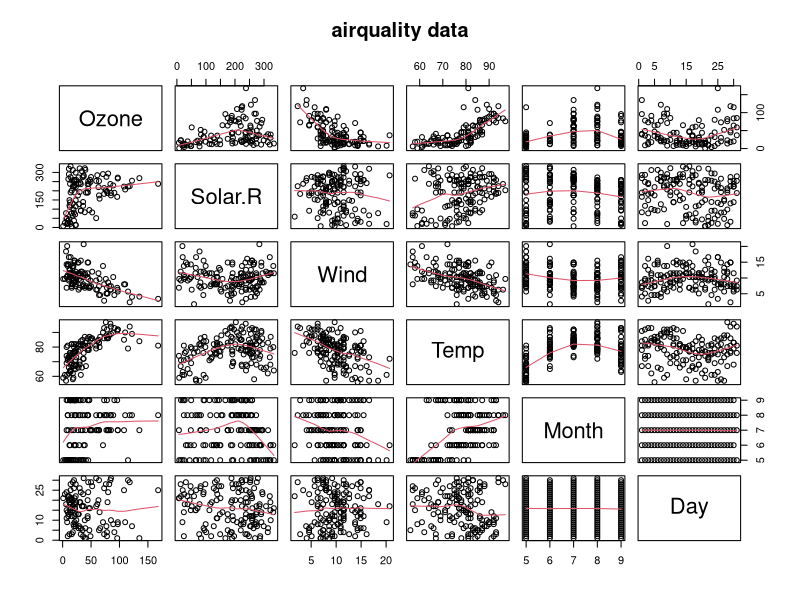
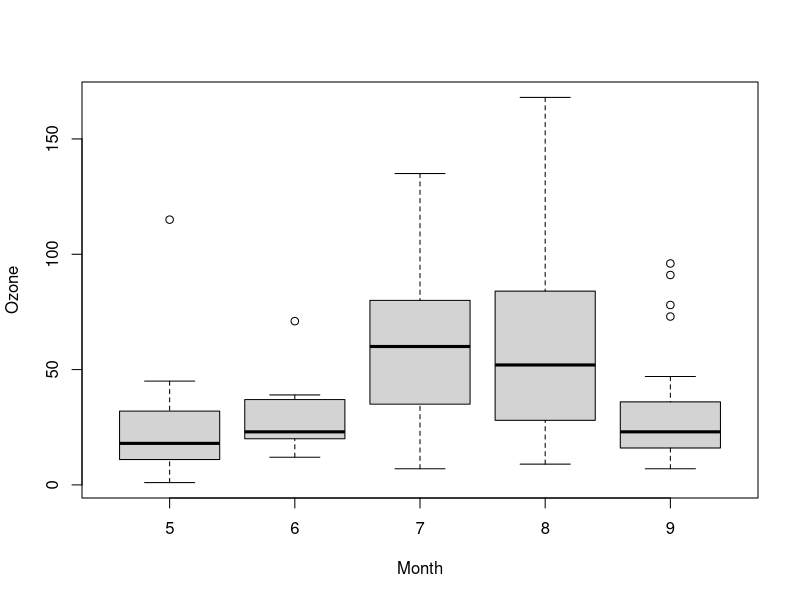
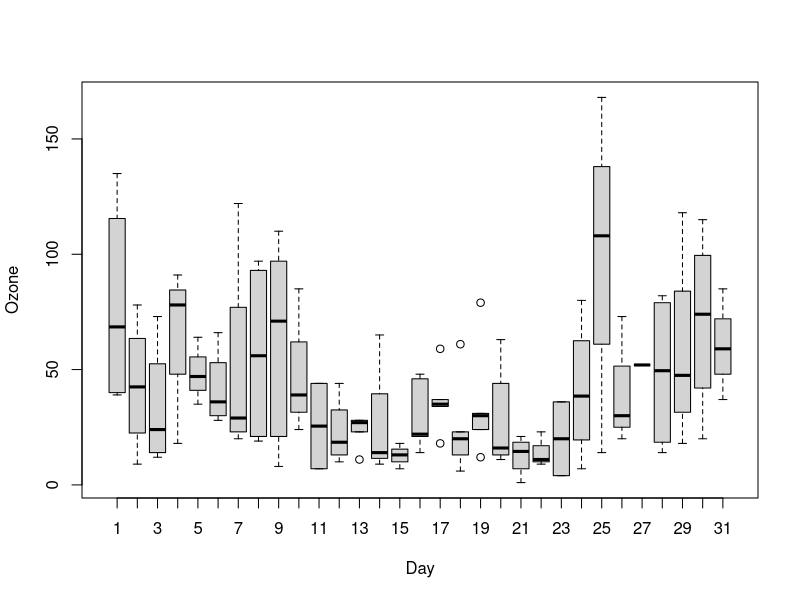
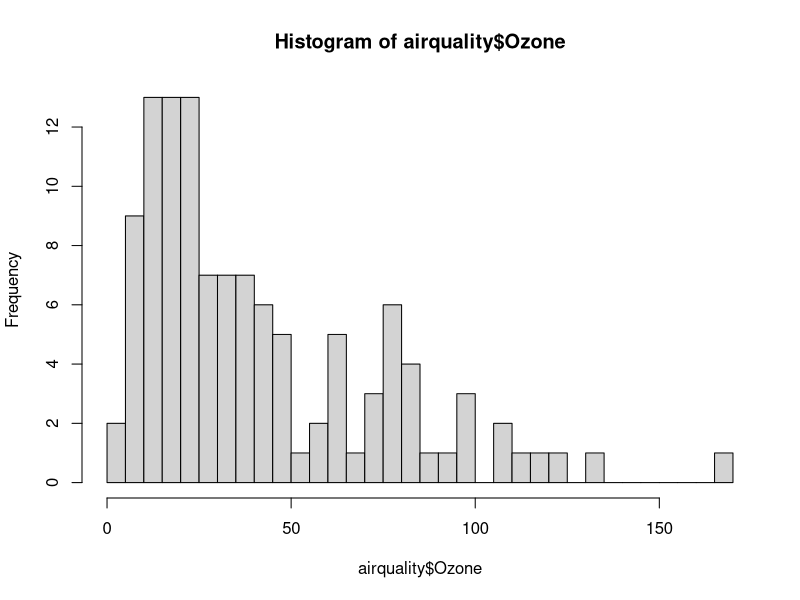
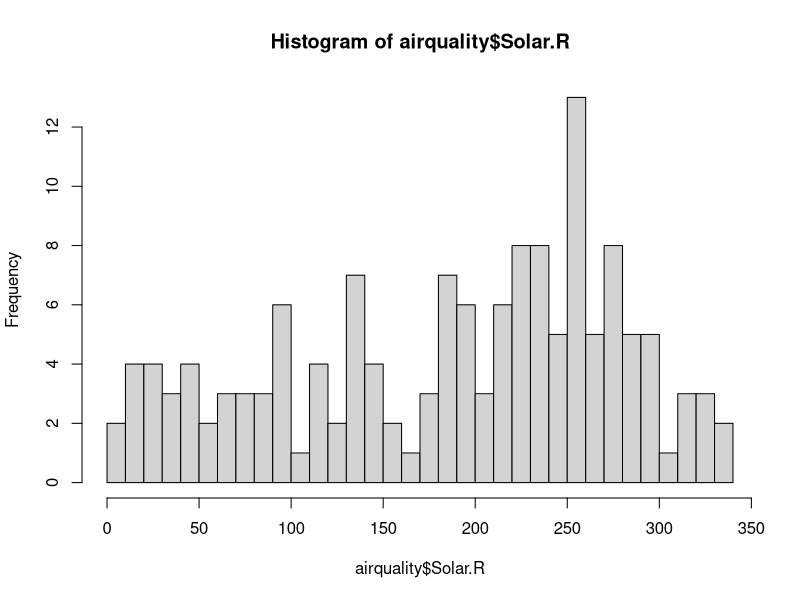
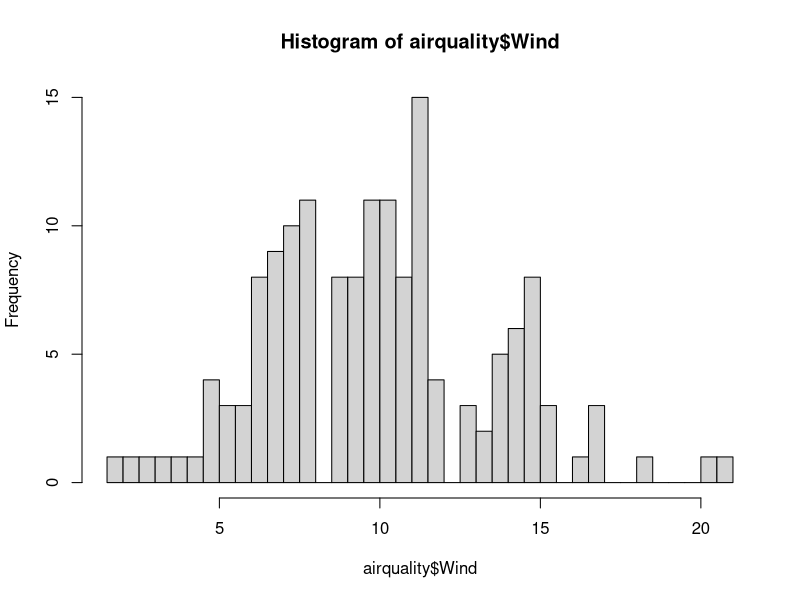
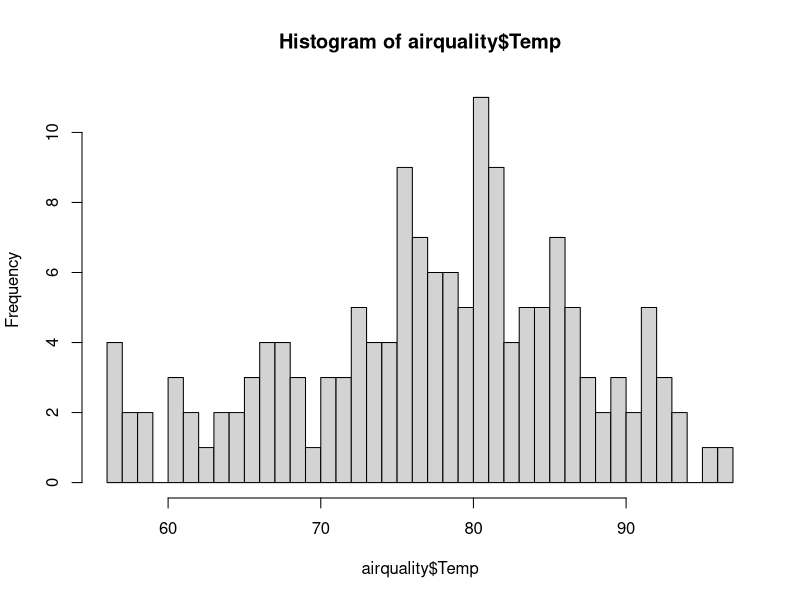
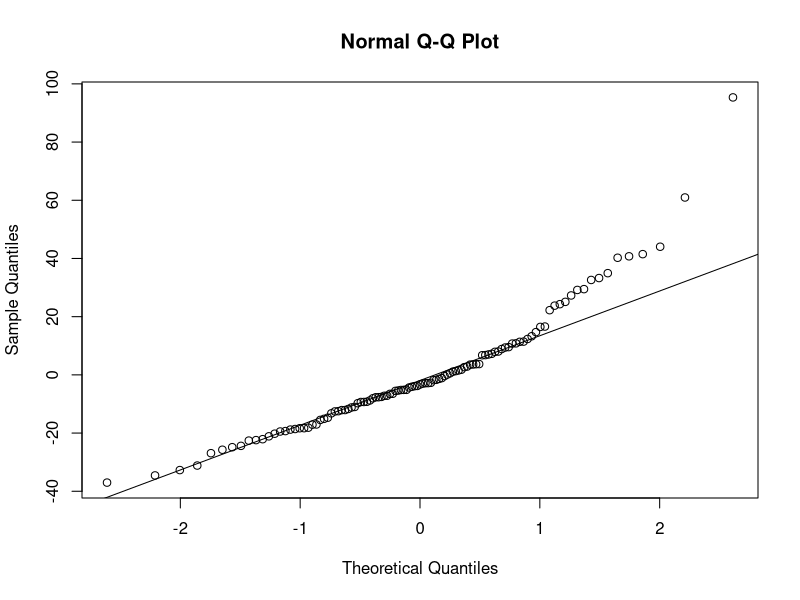

These figures' R source, in order:
# Answer script for self-guided practical 1 

## PLEASE DON'T READ THIS UNTIL YOU HAVE COMPLETED THE PRACTICAL QUESTIONS

# The tasks of this practical are to:
# Load in some data
# Create some plots
# Fits some models (linear regression, a binary logistic regression, a Poisson generalised linear model)


# Set-up ------------------------------------------------------------------

# Clear the workspace and set the working directory
rm(list = ls())
#setwd('path/to/your/files') # Change this to be the path to your data directory

# Load in any necessary packages
library(MASS)


# Data set 1: airquality --------------------------------------------------

# The airquality data set is included with R. You can get at it simply by typing airquality at the R command prompt

# Let's suppose we're interested in predicting the variable Ozone from the other variables

# 1. First create some plots of the variables and make sure you understand the relationship between them
# Hint: A good start can be found in the help(airquality) file (see the example at the bottom), though that plot isn't very helpful for visualisation of the month and day variables, nor for visualising the shape of individual variables (e.g. using hist)

pairs(airquality, panel = panel.smooth, main = "airquality data")

# Other plots:
boxplot(Ozone ~ Month, data = airquality)
boxplot(Ozone ~ Day, data = airquality)

# Histograms
hist(airquality$Ozone, breaks = 30) # Very skewed
hist(airquality$Solar.R, breaks = 30) # The rest look ok
hist(airquality$Wind, breaks = 30)
hist(airquality$Temp, breaks = 30)

# 2. Fit a linear regression model using lm with Ozone as the response and the other variables as covariates. Use the summary method to interpret your findings. (Note that R here is automatically removing rows with missing variables)
mod_1 = lm(Ozone ~ ., data = airquality)
summary(mod_1)
# Looks ok as a model. Only day seems unimportant. However, these are both included as linear covariates so not much sense in including them this way

# 3. Have a look at the residuals of the model (e.g. histograms and qq-plots). Does the model fit well? 
qqnorm(mod_1$residuals)
qqline(mod_1$residuals) # Really not good - very skewed
hist(mod_1$residuals, breaks = 30)

# 4. Try another model but this time using the log of Ozone instead. Does it fit better?
airquality$log_Ozone = log(airquality$Ozone)
mod_2 = lm(log_Ozone ~ Solar.R + Wind + Temp + Month + Day, data = airquality)
summary(mod_2) # Month no longer important. Slightly better model fit by R-sq

# Residuals
qqnorm(mod_2$residuals)
qqline(mod_2$residuals) # All good but one dodgy observation!
hist(mod_2$residuals, breaks = 30)

# 5. Identify the one strange observation and see if you can work out what happened that day
airquality[as.integer(names(which.min(mod_2$residuals))),]
# Compare with summary(airquality) - average Ozone value, but very high Solar.R, low temperature

# 6. You can get the AIC of this model with e.g. AIC(my_model). Try some more models and see if you can get a better fit. Some ideas might include: interactions between terms (e.g. include + Wind*Temp), quadratic functions (e.g. include + I(Wind^2)), and changing month and day to be factor rather than numerical variables. 
AIC(mod_2)

# I haven't done all the above but here's a model with month and day included as factors
airquality$Month_fac = as.factor(airquality$Month)
airquality$Day_fac = as.factor(airquality$Day)
mod_3 = lm(log_Ozone ~ Solar.R + Wind + Temp + Month_fac + Day_fac, data = airquality)
summary(mod_3) # Month seems almost completely unimportant, and day seems to be over-fitting
qqnorm(mod_3$residuals)
qqline(mod_3$residuals) # OK but still one odd obs
hist(mod_3$residuals, breaks = 30)
AIC(mod_3) # Much worse than mod_2


# Data set 2: Horseshoe ---------------------------------------------------

# 1. Load in the horseshoe.csv data set from the data directory and familiarise yourself with the data structure from the data_description.txt file

horseshoe = read.csv('horseshoe.csv')

# 2. Turn the color and spine variables into factors with their proper names
horseshoe$color = factor(horseshoe$color, labels = c('light medium', 'medium', 'dark medium', 'dark'))
horseshoe$spine = factor(horseshoe$spine, labels = c('both good', 'one worn or broken', 'both worn or broken'))

# 2. Familiarise yourself by plotting the data and exploring the structure between the variables
pairs(horseshoe, panel = panel.smooth, main = "horseshoe data")
plot(horseshoe$width, horseshoe$satell) # Looks like a slight increasing relaitonship with width
plot(horseshoe$weight, horseshoe$satell) # 2 strange observations
plot(horseshoe$weight, horseshoe$width) # A few odd obs here

# 3. Create a binary variable which contains only whether the satellite variable is >0 or not. We will use this as our response variable. Create a plot which shows the relationship of this variable with width.

horseshoe$satell_bin = as.integer(horseshoe$satell>0)
boxplot(horseshoe$width ~ horseshoe$satell_bin)

# 4. Fit a binomial glm (a logistic regression) with the binary variable as the repsonse and width as a covariate. Summarise your findings
mod_4 = glm(satell_bin ~ width, family = binomial(link = 'logit'), data = horseshoe)
summary(mod_4) # Highly significant fit AIC 198.45

# 5. Create plot of the fitted values on top of a scatter plot of the data (hint: width on x-axis, binary reponse variable on y-axis)
plot(horseshoe$width, horseshoe$satell_bin)
points(horseshoe$width, mod_4$fitted.values, col = 'red')

# 6. Try fitting some more models to the data with more variables (and perhaps interactions) to see if you can get the AIC lower. Compare your new models' fitted values to the first model

# Here's a model with width and weight and spine condition
mod_5 = glm(satell_bin ~ width + weight + spine, family = binomial(link = 'logit'), data = horseshoe)
summary(mod_5) # AIC a bit worse 203.97

# Data set 3: Horseshoe (again) -------------------------------------------

# 1. This time fit a Poisson GLM to the horseshoe data, using the original number of satellites rather than the binary version you fitted previously. Again use width as the sole covariate, and again plot the fitted values

mod_6 = glm(satell ~ width, family = poisson(link = 'log'), data = horseshoe)
summary(mod_6) # Width clearly important, AIC 827.18

plot(horseshoe$width, horseshoe$satell)
points(horseshoe$width, mod_6$fitted.values, col = 'red') # Non-linear increasing relationship with width

# 2. Now try a model with all of the covariates (make sure not to include the binary variable you created before). Summarise and see if there's any improvement. You might notice that more variables are important (compared to the previous binary logistic regression) because we're using more of the data
mod_7 = glm(satell ~ width + color + spine + weight, family = poisson(link = 'log'), data = horseshoe)
summary(mod_7) # Colour and weight seem to be important

# 3. A common occurrence is that the Poisson distribution is a poor fit to the data as the mean=variance relationship is rarely met. (You could check if the mean and the variance match for these data). A common alternative is to fit a Negative-Binomial GLM which has an extra parameter to measure excess variance (over-dispersion). The glm function doesn't have this distribution in itby default so you need to call in the MASS library with library(MASS). The family will now be called negative.binomial and you'll need to specify a value of the excess variance theta. The ratio of the variance to the mean of the response would be a good start. Fit a Negative Binomial GLM to these data, interpret your findings, see if the AIC improves, and plot your output.

mean(horseshoe$satell) # 2.9
var(horseshoe$satell) # 9.9 - much bigger
# Suggests using theta = 3

mod_8 = glm(satell ~ width, family = negative.binomial(theta = 3, link = 'log'), data = horseshoe)
summary(mod_8) # Huge decrease in AIC

points(horseshoe$width, mod_8$fitted.values, col = 'blue') # Slight change to the plot


# Extra questions ---------------------------------------------------------

# The other data sets which are worth fitting GLMs or linear models to in the data directory are:
# 1. The geese_isotopes data. You might like to see if one of the isotope values is affected by some of the other variables (sex, adult, etc)
# 2. The whitefly data set. This is binomial (as used in the lectures) but you might like to additionaly try some of the other variables and see which are important and why. The data set has particular issues with zero-inflation. See if you can predict which zero data points are poorly predicted by the model.

